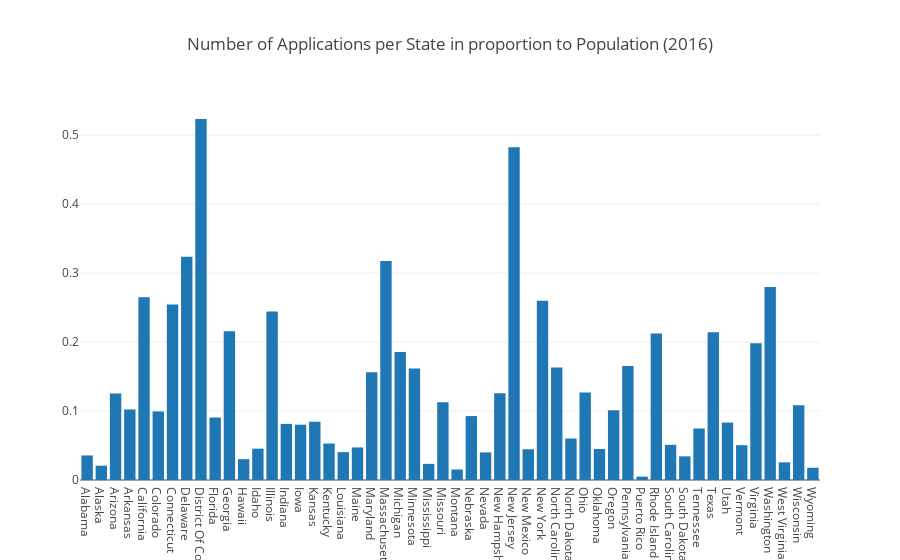
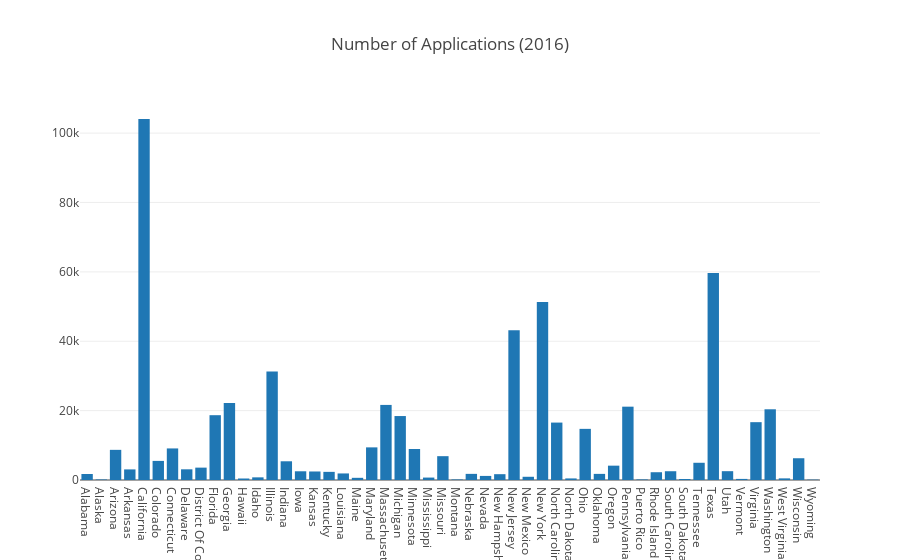

Notebook code for these charts, in order:
### Code cell
# Does the number of applications is the same when looked in proporion with with state population (per year)? 
h1b_frame_group = h1b_frame_with_states.loc[ h1b_frame_with_states['CASE_STATUS'] == 'CERTIFIED']
h1b_frame_group = h1b_frame_group.loc[ h1b_frame_group['state'] != 'Na']
h1b_frame_group = h1b_frame_group.loc[ h1b_frame_group['YEAR'] == 2016 ]
h1b_frame_group = h1b_frame_group.groupby('state').count()
population_estimates_frame = pd.read_csv("./data/population_est.csv")

h1b_frame_group['population 2016'] = 0 
l = list(population_estimates_frame['2016'])
h1b_frame_group['population 2016'] = l
h1b_frame_group['ratio to population'] =  (h1b_frame_group['Unnamed: 0'] / h1b_frame_group['population 2016']) * 100

X = h1b_frame_group.index.values
Y = h1b_frame_group['ratio to population'].values.flatten()
trace1 = go.Bar(
    x=X,
    y=Y,
    name='Ratios'
)

data = [trace1]
layout = go.Layout(
    title="Number of Applications per State in proportion to Population (2016)",
    barmode='stack'
)
fig = go.Figure(data=data, layout=layout)
iplot(fig, filename='grouped')


#counts 
X = h1b_frame_group.index.values
Y = h1b_frame_group['Unnamed: 0'].values.flatten()

trace1 = go.Bar(
    x=X,
    y=Y,
    name='Ratios'
)

data = [trace1]
layout = go.Layout(
    title="Number of Applications (2016)",
    barmode='stack'
)
fig = go.Figure(data=data, layout=layout)
iplot(fig, filename='grouped')

### Figure 1 — Plotly figure (JSON) as saved in the notebook; plotly's stock layout.template omitted (floating-point values rounded to 4 significant figures)
{"data": [{"name": "Ratios", "type": "bar", "x": ["Alabama", "Alaska", "Arizona", "Arkansas", "California", "Colorado", "Connecticut", "Delaware", "District Of Columbia", "Florida", "Georgia", "Hawaii", "Idaho", "Illinois", "Indiana", "Iowa", "Kansas", "Kentucky", "Louisiana", "Maine", "Maryland", "Massachusetts", "Michigan", "Minnesota", "Mississippi", "Missouri", "Montana", "Nebraska", "Nevada", "New Hampshire", "New Jersey", "New Mexico", "New York", "North Carolina", "North Dakota", "Ohio", "Oklahoma", "Oregon", "Pennsylvania", "Puerto Rico", "Rhode Island", "South Carolina", "South Dakota", "Tennessee", "Texas", "Utah", "Vermont", "Virginia", "Washington", "West Virginia", "Wisconsin", "Wyoming"], "y": [0.03563, 0.02076, 0.1254, 0.1023, 0.2651, 0.09939, 0.2544, 0.3236, 0.5235, 0.09064, 0.2156, 0.03024, 0.04545, 0.2443, 0.08135, 0.08017, 0.08451, 0.0529, 0.04037, 0.04724, 0.1563, 0.3177, 0.1857, 0.1618, 0.02342, 0.1128, 0.01525, 0.09271, 0.04, 0.1256, 0.4827, 0.04455, 0.2598, 0.1631, 0.06016, 0.1269, 0.04493, 0.101, 0.1654, 0.004837, 0.2124, 0.05096, 0.03432, 0.07468, 0.2142, 0.08331, 0.05043, 0.1982, 0.2797, 0.02561, 0.1086, 0.01776]}], "layout": {"barmode": "stack", "title": "Number of Applications per State in proportion to Population (2016)"}}

### Figure 2 — Plotly figure (JSON) as saved in the notebook; plotly's stock layout.template omitted (floating-point values rounded to 4 significant figures)
{"data": [{"name": "Ratios", "type": "bar", "x": ["Alabama", "Alaska", "Arizona", "Arkansas", "California", "Colorado", "Connecticut", "Delaware", "District Of Columbia", "Florida", "Georgia", "Hawaii", "Idaho", "Illinois", "Indiana", "Iowa", "Kansas", "Kentucky", "Louisiana", "Maine", "Maryland", "Massachusetts", "Michigan", "Minnesota", "Mississippi", "Missouri", "Montana", "Nebraska", "Nevada", "New Hampshire", "New Jersey", "New Mexico", "New York", "North Carolina", "North Dakota", "Ohio", "Oklahoma", "Oregon", "Pennsylvania", "Puerto Rico", "Rhode Island", "South Carolina", "South Dakota", "Tennessee", "Texas", "Utah", "Vermont", "Virginia", "Washington", "West Virginia", "Wisconsin", "Wyoming"], "y": [1733, 154, 8692, 3057, 104070, 5507, 9100, 3081, 3566, 18684, 22229, 432, 765, 31270, 5396, 2513, 2457, 2347, 1890, 629, 9406, 21644, 18436, 8933, 700, 6871, 159, 1768, 1176, 1677, 43174, 927, 51293, 16552, 456, 14742, 1763, 4135, 21141, 165, 2244, 2528, 297, 4967, 59694, 2542, 315, 16670, 20387, 469, 6273, 104]}], "layout": {"barmode": "stack", "title": "Number of Applications (2016)"}}
